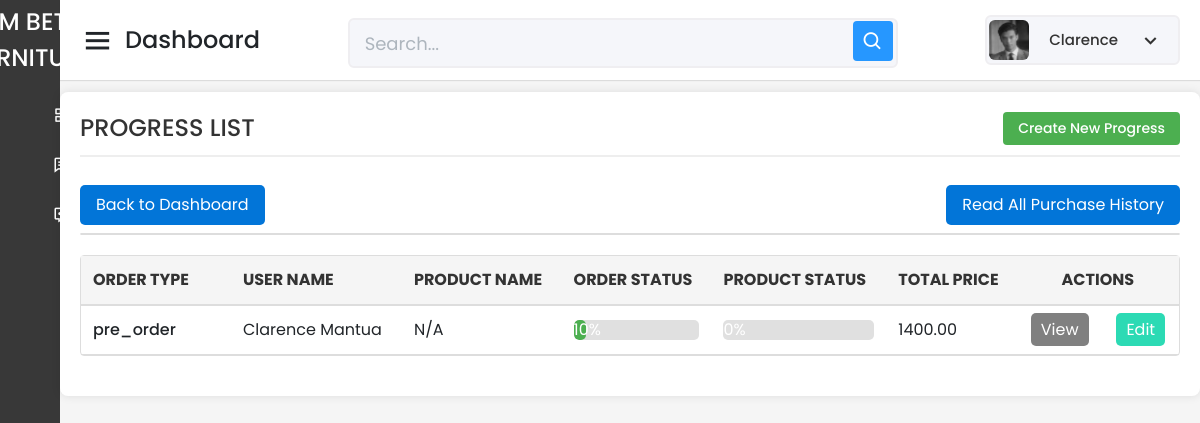
The app's page /Capstone_Admin/progress/read-all-progress-form.php (signed in), older data.
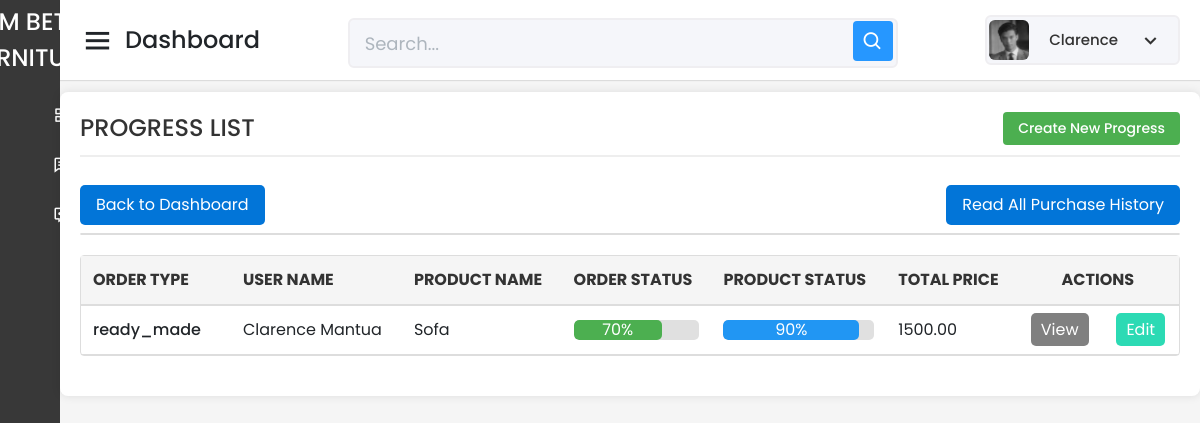
The same page, newer data.
### tables this page shows
CREATE TABLE `tbl_progress` (
  `Progress_ID` int(11) NOT NULL AUTO_INCREMENT,
  `User_ID` varchar(150) NOT NULL,
  `Product_ID` int(11) NOT NULL,
  `Product_Name` varchar(255) NOT NULL,
  `Order_Type` varchar(100) NOT NULL,
  `Order_Status` varchar(100) NOT NULL,
  `Product_Status` varchar(100) NOT NULL,
  `Quantity` int(11) NOT NULL,
  `Total_Price` decimal(10,2) NOT NULL,
  `Date_Added` timestamp NOT NULL DEFAULT current_timestamp(),
  `LastUpdate` timestamp NOT NULL DEFAULT current_timestamp() ON UPDATE current_timestamp(),
  `Progress_Pic_20` varchar(255) DEFAULT NULL,
  `Progress_Pic_30` varchar(255) DEFAULT NULL,
  `Progress_Pic_40` varchar(255) DEFAULT NULL,
  `Progress_Pic_50` varchar(255) DEFAULT NULL,
  `Progress_Pic_60` varchar(255) DEFAULT NULL,
  `Progress_Pic_70` varchar(255) DEFAULT NULL,
  `Progress_Pic_80` varchar(255) DEFAULT NULL,
  `Progress_Pic_90` varchar(255) DEFAULT NULL,
  `Progress_Pic_100` varchar(255) DEFAULT NULL,
  `Stop_Reason` varchar(255) DEFAULT NULL,
  `Progress_Pic_10` varchar(255) DEFAULT NULL,
  PRIMARY KEY (`Progress_ID`),
  KEY `User_ID` (`User_ID`),
  KEY `Product_ID` (`Product_ID`),
  CONSTRAINT `tbl_progress_ibfk_1` FOREIGN KEY (`User_ID`) REFERENCES `tbl_user_info` (`User_ID`) ON DELETE CASCADE,
  CONSTRAINT `tbl_progress_ibfk_2` FOREIGN KEY (`Product_ID`) REFERENCES `tbl_prod_info` (`Product_ID`) ON DELETE CASCADE
);

### Capstone_Admin/progress/read-all-progress-form.php (the view, shortened to what the changed rows need)
<?php
include '../config/database.php';
$search = isset($_GET['search']) ? $_GET['search'] : '';
$query = "
    SELECT
        Progress_ID AS ID,
        Product_Name,
        CONCAT(u.First_Name, ' ', u.Last_Name) AS User_Name,
        Order_Type,
        Order_Status,
        Product_Status,
        Total_Price,
        LastUpdate
    FROM tbl_progress p
    JOIN tbl_user_info u ON p.User_ID = u.User_ID
    WHERE (u.First_Name LIKE :search
    OR u.Last_Name LIKE :search
    OR p.Product_Name LIKE :search)
    ORDER BY LastUpdate DESC
";
$stmt = $pdo->prepare($query);
$searchParam = '%' . $search . '%';
$stmt->bindParam(':search', $searchParam, PDO::PARAM_STR);
$stmt->execute();
$rows = $stmt->fetchAll(PDO::FETCH_ASSOC);
function calculatePercentage($status) {
    return ($status / 100) * 100;
}
?>
<!DOCTYPE html>
<html lang="en" dir="ltr">
<head>
    <link href="../static/css/bootstrap.min.css" rel="stylesheet">
    <link href="../static/css-files/dashboard.css" rel="stylesheet">
    <link href="../static/css-files/button.css" rel="stylesheet">
    <link href="../static/css-files/admin_homev2.css" rel="stylesheet">
    <link href="../static/css-files/progress.css" rel="stylesheet">
    <link href="https://unpkg.com/boxicons@2.0.7/css/boxicons.min.css" rel="stylesheet" />
</head>
<body>
    <section class="home-section">
        <br><br><br>
        <div class="container_boxes">
                <table>
            <table width="100%" border="1" cellspacing="5">
                <tr>
                    <th>ORDER TYPE</th>
                    <th>USER NAME</th>
                    <th>PRODUCT NAME</th>
                    <th>ORDER STATUS</th>
                    <th>PRODUCT STATUS</th>
                    <th>TOTAL PRICE</th>
                    <th colspan="3" style="text-align: center;">ACTIONS</th>
                </tr>
                <?php foreach ($rows as $row): ?>
                    <tr>
                        <td>
                            <?= htmlspecialchars($row['Order_Type']) ?>
                        </td>
                        <td>
                            <?= htmlspecialchars($row['User_Name']) ?>
                        </td>
                        <td>
                            <?= htmlspecialchars($row['Product_Name']) ?>
                        </td>
                        <td>
                            <div class="status-bar">
                                <div class="status-bar-fill order-status-bar" style="width: <?= calculatePercentage($row['Order_Status']) ?>%;">
                                    <?= calculatePercentage($row['Order_Status']) ?>%
                                </div>
                            </div>
                        </td>
                        <td>
                            <div class="status-bar">
                                <div class="status-bar-fill product-status-bar" style="width: <?= calculatePercentage($row['Product_Status']) ?>%;">
                                    <?= calculatePercentage($row['Product_Status']) ?>%
                                </div>
                            </div>
                        </td>
                        <td>
                            <?= number_format((float) $row['Total_Price'], 2, '.', '') ?>
                        </td>
                        <td style="text-align: center;"><a class="buttonView" href="read-one-progress-form.php?id=<?= htmlspecialchars($row['ID']) ?>&order_type=<?= htmlspecialchars($row['Order_Type']) ?>" target="_parent">View</a></td>
                        <?php if($row['Order_Status'] != 100): ?>
                            <td style="text-align: center;"><a class="buttonEdit" href="update-progress-form.php?id=<?= htmlspecialchars($row['ID']) ?>&order_type=<?= htmlspecialchars($row['Order_Type']) ?>" target="_parent">Edit</a></td>
                        <?php else: ?>
                            <td style="text-align: center;"></td>
                            <td style="text-align: center;"></td>
                        <?php endif; ?>
                    </tr>
                <?php endforeach; ?>
            </table>
        </div>
    </section>
</body>
</html>

Row changes from the older to the newer data that the page shows:
removed tbl_progress: Order_Type "pre_order", User_Name "Clarence Mantua", Product_Name "N/A", Order_Status "10", Product_Status "0", Total_Price "1400.00"
added tbl_progress: Order_Type "ready_made", User_Name "Clarence Mantua", Product_Name "Sofa", Order_Status "70", Product_Status "90", Total_Price "1500.00"
